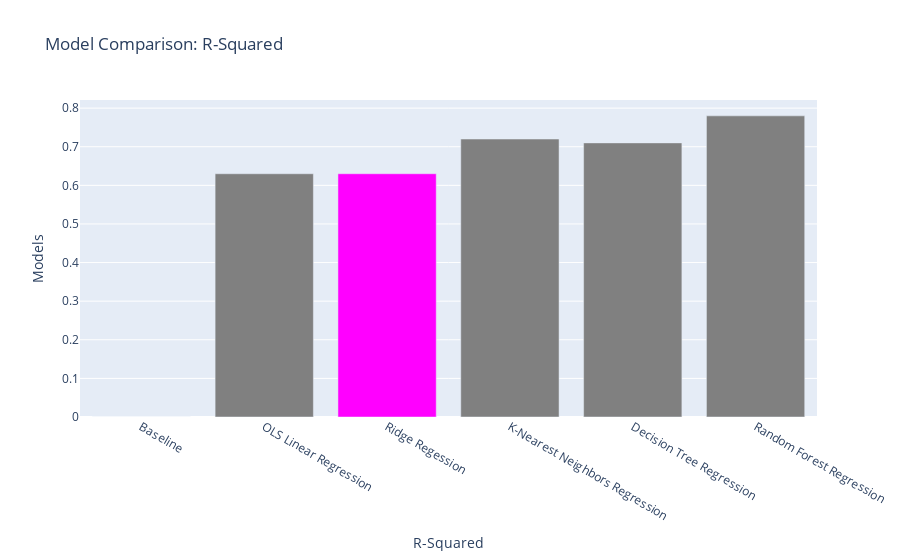

Here is the notebook cell this chart was saved with:
### Code cell
# Bar chart with plotly: R-Squared
import plotly.graph_objects as go
trace = go.Bar(x=list(evaluation_df2.index), 
               y=evaluation_df2['R-squared'], 
               marker=dict(color=['gray', 'gray', 'magenta', 'gray', 'gray', 'gray']),
#                marker=dict(color=['#ebc83d','#badf55', '#35b1c9','#b06dad','#e96060', '#1e1d69']),
#               plot_bgcolor='rgb(10,10,10)'
              )
layout = go.Layout(title = 'Model Comparison: R-Squared', # Graph title
    yaxis = dict(title = 'Models'), # x-axis label
    xaxis = dict(title = 'R-Squared'), # y-axis label  
                  ) 

r2_fig = go.Figure(data = [trace], layout=layout)
r2_fig

### Figure 1 — Plotly figure (JSON) as saved in the notebook; plotly's stock layout.template omitted (floating-point values rounded to 4 significant figures)
{"data": [{"marker": {"color": ["gray", "gray", "magenta", "gray", "gray", "gray"]}, "type": "bar", "x": ["Baseline", "OLS Linear Regression", "Ridge Regession", "K-Nearest Neighbors Regression", "Decision Tree Regression", "Random Forest Regression"], "y": [0, 0.63, 0.63, 0.72, 0.71, 0.78]}], "layout": {"autosize": true, "title": {"text": "Model Comparison: R-Squared"}, "xaxis": {"autorange": true, "range": [-0.5, 5.5], "title": {"text": "R-Squared"}, "type": "category"}, "yaxis": {"autorange": true, "range": [0, 0.8211], "title": {"text": "Models"}, "type": "linear"}}}
